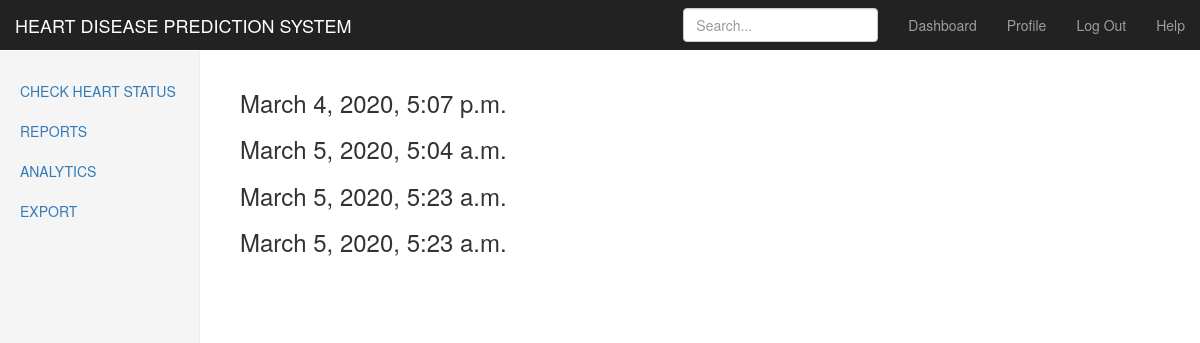
The app's page /hdps/user_reports/ (signed in) with its own data.
### hdps/models.py (models this page shows)
class UserReport(models.Model):
    SEX_CHOICES = [
        (1,'Male'),
        (0,'Female'),
        (0,'Others')
    ]
    CHEST_PAIN_CHOICES = [
        (1,'Typical Angina'),
        (2,'Atypical Angina'),
        (3,'Non-Anignal Pain'),
        (4,'Asymptotic')
    ]
    BLOOD_SUGAR_CHOICES = [
        (0,'Blood Sugar < 120mg/dl'),
        (1,'Blood Sugar > 120mg/dl')
    ]
    ECG_CHOICES = [
        (0,'Normal'),
        (1,'Having ST-T Wave Abromality'),
        (2,'Left Ventricular Hyperthrophy')
    ]
    EXERCISE_ANGINA_CHOICES = [
        (1,'Yes'),
        (0,'No')
    ]
    PEAK_ST_SEGMENT_CHOICES = [
        (1,'Upsloping'),
        (2,'Flat'),
        (3,'Downsloping')
    ]
    THAL_CHOICES=[
        (3,'Normal'),
        (6,'Fixed Defect'),
        (7,'Reversible Defect')
    ]
    user = models.ForeignKey(settings.AUTH_USER_MODEL,on_delete=models.CASCADE)
    age = models.IntegerField()
    sex = models.IntegerField(choices= SEX_CHOICES)
    cp = models.IntegerField(choices= CHEST_PAIN_CHOICES)
    restbps = models.IntegerField()
    chol = models.IntegerField()
    fbs = models.IntegerField(choices=BLOOD_SUGAR_CHOICES)
    ecg = models.IntegerField(choices=ECG_CHOICES)
    heart_rate = models.IntegerField()
    ex_in_angina = models.IntegerField(choices = EXERCISE_ANGINA_CHOICES)
    st_depression_in_exercise = models.FloatField()
    peak_st_segment = models.IntegerField(choices=PEAK_ST_SEGMENT_CHOICES)
    vessels_by_flourosopy = models.FloatField()
    thal = models.IntegerField(choices=THAL_CHOICES)
    date_time = models.DateTimeField(default=timezone.now())
    def __str__(self):
        return "{}".format(self.user)

### hdps/views.py (the view)
# urls.py: path('user_reports/',views.getAllReports,name='user-reports'),
def getAllReports(request):
    all_reports = None
    try:
        all_reports = UserReport.objects.filter(user=request.user)
    except Exception as e:
        messages.add_message(request, messages.INFO, 'No Reports found!!!.')
    print(all_reports)
    return render(request,'user_all_reports.html',{'all_reports':all_reports})

### hdps/templates/user_all_reports.html (shortened to what this page needs)
{% extends 'home.html' %}
{% load bootstrap4 %}
{% block body_block %}
<div class="col-sm-9 col-sm-offset-3 col-md-10 col-md-offset-2 main">
  {% if messages %}
    {% for message in messages %}
    <h1{% if message.tags %} class="{{ message.tags }}"{% endif %}>{{ message }}</h1>
    {% endfor %}
    {%else %}
    {% for report in all_reports %}
    <h3>{{ report.date_time }}</h3>
    {% endfor %}
{% endif %}
    </div>
    {% endblock %}

### hdps/static/css/home.css (style rules this page uses)
body { padding-top:50px; }
.main { padding: 20px; }
@media (min-width: 768px) { .main { padding-right: 40px; padding-left: 40px; } }

### records on screen
UserReport: date_time "March 4, 2020, 5:07 p.m."
UserReport: date_time "March 5, 2020, 5:04 a.m."
UserReport: date_time "March 5, 2020, 5:23 a.m."
UserReport: date_time "March 5, 2020, 5:23 a.m."
